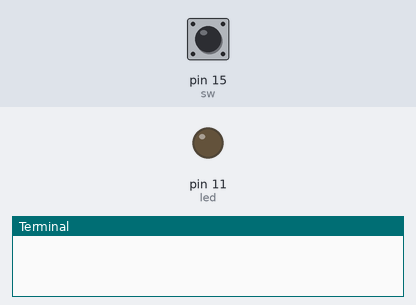
Bench run of a program on a simulated Raspberry Pi (header pin numbers). On the bench: output pins drawn as LEDs (lit = HIGH), the last lines printed to the terminal. The inputs (shaded band) are chosen by the test bench; at power-on: pin 15 (sw) HIGH.

Above: at 1.2 s.
1.3 s: pin 15 (sw) pulled LOW for 0.15 s
At 2.5 s:
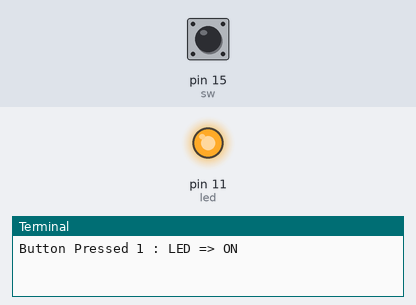
2.9 s: pin 15 (sw) pulled LOW for 1 s
At 3.9 s:
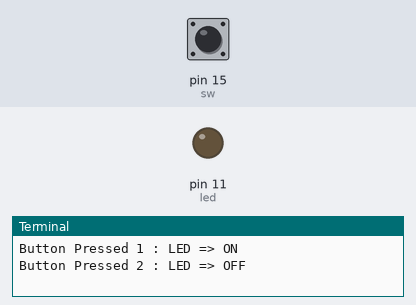
5.4 s: pin 15 (sw) pulled LOW for 3.2 s
At 5.8 s:
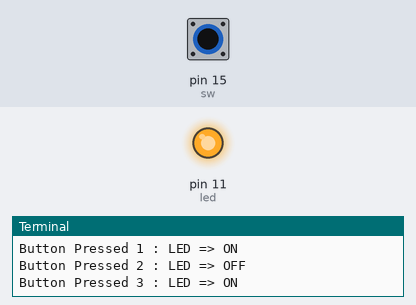
Timing chart, 0 to 8.4 s (numbered marks = the images above; inputs shaded):
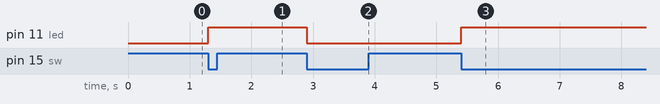

Measured:
- after the input at 1.3 s, pin 11 (led): LOW → HIGH at once
- after the input at 2.9 s, pin 11 (led): HIGH → LOW at once
- after the input at 5.4 s, pin 11 (led): LOW → HIGH at once

The program:

4.py
```python
import RPi.GPIO as GPIO
import time
led = 11
sw = 15
count = 0
state = 0
GPIO.setmode(GPIO.BOARD)
GPIO.setup(led , GPIO.OUT)
GPIO.setup(sw , GPIO.IN,pull_up_down=GPIO.PUD_UP)

try:
    while True :
        if GPIO.wait_for_edge(sw , GPIO.FALLING):
            count = count + 1
            state = not(state)
            GPIO.output(led , state)
        if state :
            print(f"Button Pressed {count} : LED => ON ")
        else :
            print(f"Button Pressed {count} : LED => OFF ")

except KeyboardInterrupt:
    GPIO.cleanup()

print("\nbye...")
```
